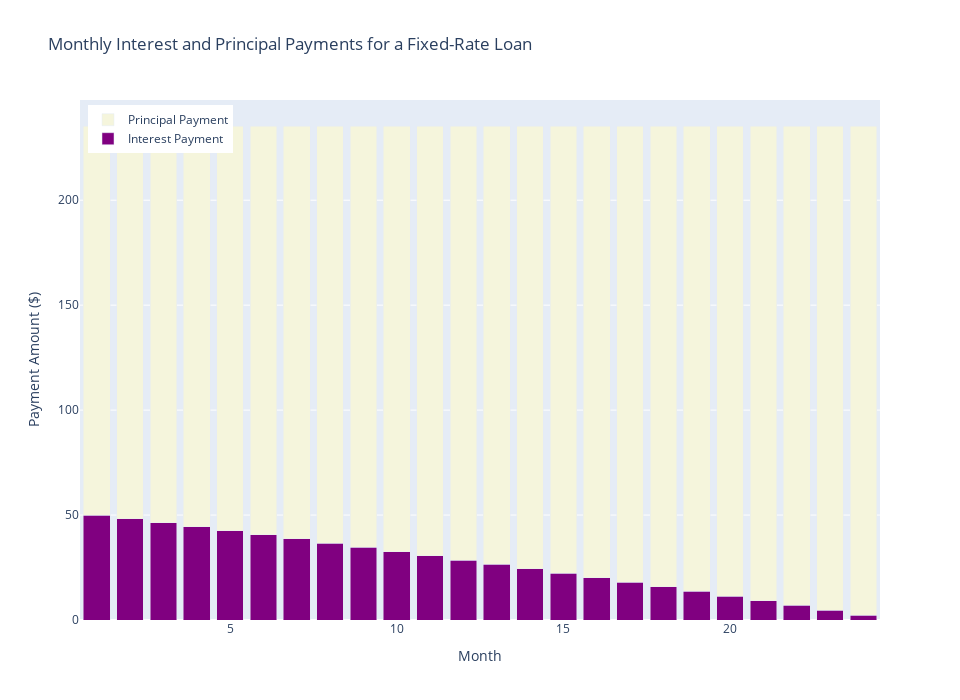

Notebook cell for this chart:
### Code cell
# Example usage
principal = 5000
annual_rate = 12
loan_term_years = 2

fig = loan_amortization_plot(principal, annual_rate, loan_term_years)
fig.show()

### Figure 1 — Plotly figure (JSON) as saved in the notebook; plotly's stock layout.template omitted (floating-point values rounded to 4 significant figures)
{"data": [{"hoverinfo": "text", "hovertext": ["Interest Payment: $50.00", "Interest Payment: $48.15", "Interest Payment: $46.27", "Interest Payment: $44.38", "Interest Payment: $42.47", "Interest Payment: $40.54", "Interest Payment: $38.60", "Interest Payment: $36.63", "Interest Payment: $34.64", "Interest Payment: $32.63", "Interest Payment: $30.61", "Interest Payment: $28.56", "Interest Payment: $26.49", "Interest Payment: $24.40", "Interest Payment: $22.29", "Interest Payment: $20.16", "Interest Payment: $18.01", "Interest Payment: $15.84", "Interest Payment: $13.64", "Interest Payment: $11.42", "Interest Payment: $9.18", "Interest Payment: $6.92", "Interest Payment: $4.64", "Interest Payment: $2.33"], "marker": {"color": "purple"}, "name": "Interest Payment", "type": "bar", "x": [1, 2, 3, 4, 5, 6, 7, 8, 9, 10, 11, 12, 13, 14, 15, 16, 17, 18, 19, 20, 21, 22, 23, 24], "y": [50, 48.15, 46.27, 44.38, 42.47, 40.54, 38.6, 36.63, 34.64, 32.63, 30.61, 28.56, 26.49, 24.4, 22.29, 20.16, 18.01, 15.84, 13.64, 11.42, 9.184, 6.922, 4.638, 2.33]}, {"hoverinfo": "text", "hovertext": ["Month: 1<br>Principal Payment: $185.37", "Month: 2<br>Principal Payment: $187.22", "Month: 3<br>Principal Payment: $189.09", "Month: 4<br>Principal Payment: $190.98", "Month: 5<br>Principal Payment: $192.89", "Month: 6<br>Principal Payment: $194.82", "Month: 7<br>Principal Payment: $196.77", "Month: 8<br>Principal Payment: $198.74", "Month: 9<br>Principal Payment: $200.73", "Month: 10<br>Principal Payment: $202.73", "Month: 11<br>Principal Payment: $204.76", "Month: 12<br>Principal Payment: $206.81", "Month: 13<br>Principal Payment: $208.88", "Month: 14<br>Principal Payment: $210.97", "Month: 15<br>Principal Payment: $213.08", "Month: 16<br>Principal Payment: $215.21", "Month: 17<br>Principal Payment: $217.36", "Month: 18<br>Principal Payment: $219.53", "Month: 19<br>Principal Payment: $221.73", "Month: 20<br>Principal Payment: $223.94", "Month: 21<br>Principal Payment: $226.18", "Month: 22<br>Principal Payment: $228.45", "Month: 23<br>Principal Payment: $230.73", "Month: 24<br>Principal Payment: $233.04"], "marker": {"color": "beige"}, "name": "Principal Payment", "type": "bar", "x": [1, 2, 3, 4, 5, 6, 7, 8, 9, 10, 11, 12, 13, 14, 15, 16, 17, 18, 19, 20, 21, 22, 23, 24], "y": [185.4, 187.2, 189.1, 191.0, 192.9, 194.8, 196.8, 198.7, 200.7, 202.7, 204.8, 206.8, 208.9, 211.0, 213.1, 215.2, 217.4, 219.5, 221.7, 223.9, 226.2, 228.4, 230.7, 233.0]}], "layout": {"barmode": "stack", "height": 700, "hovermode": "x unified", "legend": {"x": 0.01, "y": 0.99}, "title": {"text": "Monthly Interest and Principal Payments for a Fixed-Rate Loan"}, "width": 960, "xaxis": {"title": {"text": "Month"}}, "yaxis": {"title": {"text": "Payment Amount ($)"}}}}
